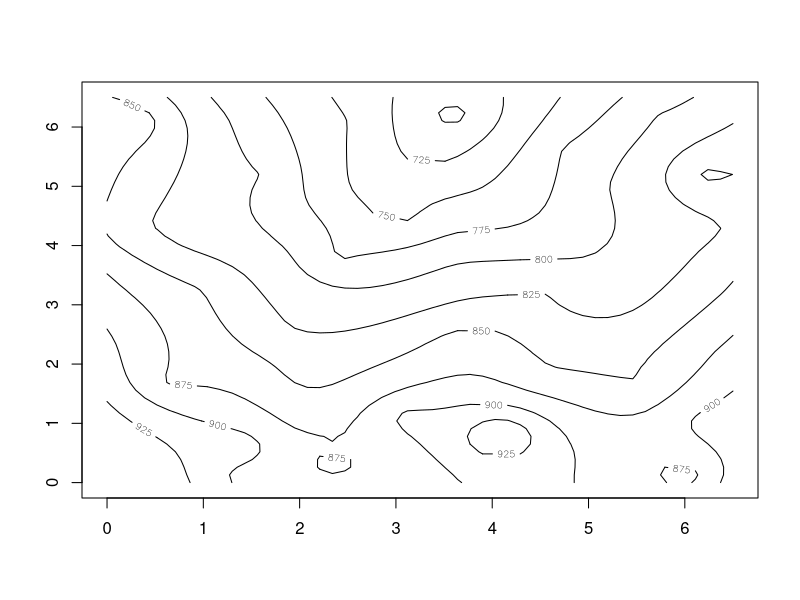
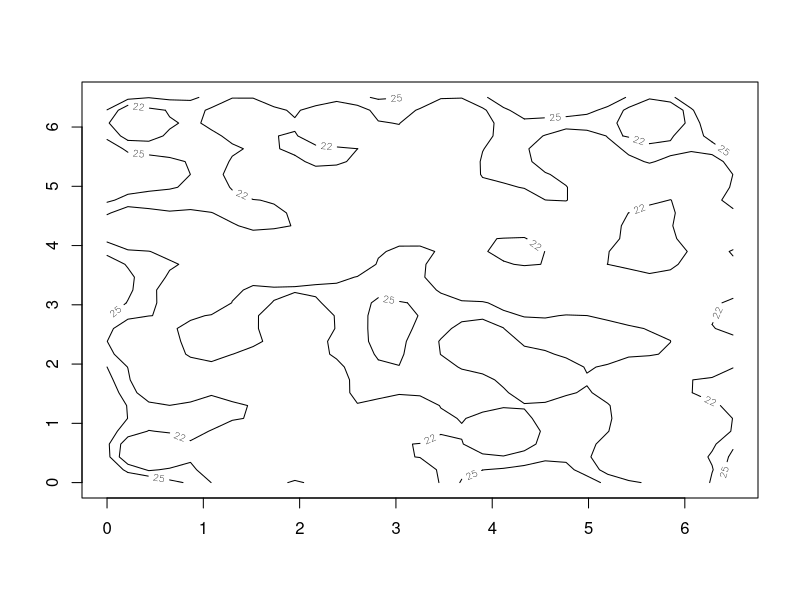

These charts were generated, in order, by the following R code:
library(spatial)


### Name: semat
### Title: Evaluate Kriging Standard Error of Prediction over a Grid
### Aliases: semat
### Keywords: spatial

### ** Examples

data(topo, package="MASS")
topo.kr <- surf.gls(2, expcov, topo, d=0.7)
prsurf <- prmat(topo.kr, 0, 6.5, 0, 6.5, 50)
contour(prsurf, levels=seq(700, 925, 25))
sesurf <- semat(topo.kr, 0, 6.5, 0, 6.5, 30)
contour(sesurf, levels=c(22,25))
